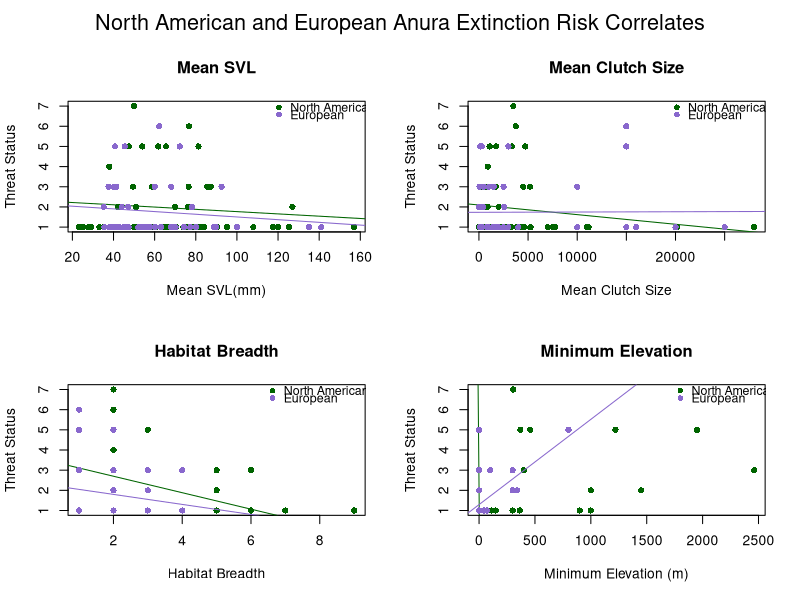
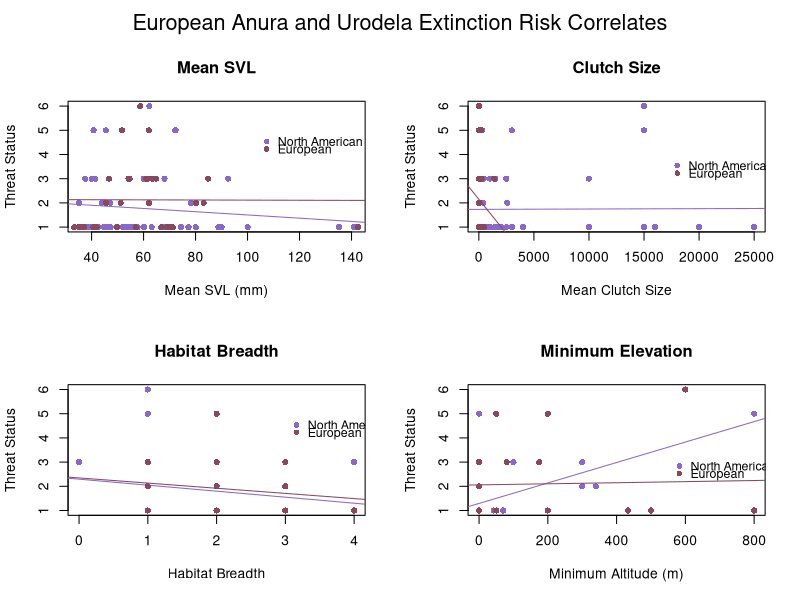
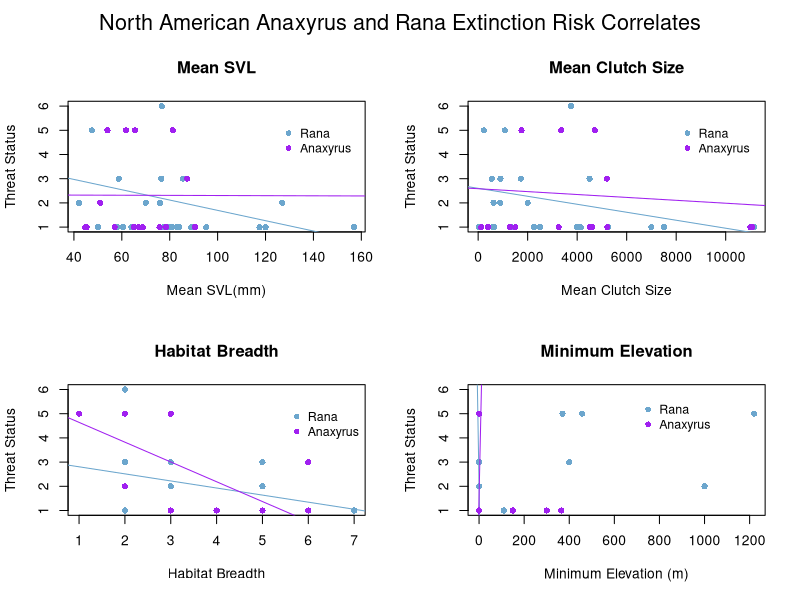

Write the R code that produced these figures, in order. (Note: this script raises an error after producing the figures.)
# ENEC 395 Undergraduate Research 
# Alicia Wood
# 3/20/17
# Correlates of Extinction Risk in European and North American Amphibians



### Setting my working directory to the folder where all of my data and code are stored

setwd('~/Desktop/Extinction-Risk')

library(dplyr)
library(tidyr)



### Reading in raw data files

NAfrogs = read.table("NorthAmericanFrogs.txt", header=T, sep = '\t', quote = "\"")
NApaired = read.table("NorthAmericanFrogsPaired.txt", header=T, sep='\t', quote = "\"")
EuroAmphib = read.table("EuropeanAmphibians.txt", header=T, sep = '\t', quote = "\"", 
                        na.strings = "DD")
Taxonomy = read.table("Taxonomy.txt", header=T, sep = '\t', quote = "\"")



### Simplifying and preparing data for analysis

#Creating Habitat Breadth columns in both datasets
EuroAmphib$Forest <- apply(EuroAmphib[,c(123:131)], 1, sum)
EuroAmphib$Forest[EuroAmphib$Forest > 0] <- 1
EuroAmphib$Savanna <- apply(EuroAmphib[,c(132:133)], 1, sum)
EuroAmphib$Savanna[EuroAmphib$Savanna > 0] <- 1
EuroAmphib$Shrubland <- apply(EuroAmphib[,c(134:141)], 1, sum)
EuroAmphib$Shrubland[EuroAmphib$Shrubland > 0] <- 1
EuroAmphib$Grassland <- apply(EuroAmphib[,c(142:148)], 1, sum)
EuroAmphib$Grassland[EuroAmphib$Grassland > 0] <- 1
EuroAmphib$Wetlands <- apply(EuroAmphib[,c(149:164)], 1, sum)
EuroAmphib$Wetlands[EuroAmphib$Wetlands > 0] <- 1
EuroAmphib$RockyAreas[EuroAmphib$Habitat_RockyAreas_inland_cliffs_moutain_peaks == 1] <- 1
EuroAmphib$RockyAreas[EuroAmphib$Habitat_RockyAreas_inland_cliffs_moutain_peaks == 0] <- 0
EuroAmphib$Caves <- apply(EuroAmphib[,c(166:167)], 1, sum)
EuroAmphib$Caves[EuroAmphib$Caves > 0] <- 1
EuroAmphib$Deserts <- apply(EuroAmphib[,c(168:170)], 1, sum)
EuroAmphib$Deserts[EuroAmphib$Deserts > 0] <- 1
EuroAmphib$ArtificialTerrestrial <- apply(EuroAmphib[,c(171:176)], 1, sum)
EuroAmphib$ArtificialTerrestrial[EuroAmphib$ArtificialTerrestrial > 0] <- 1
EuroAmphib$Other[EuroAmphib$Habitat_Other_dunes == 1] <- 1
EuroAmphib$Other[EuroAmphib$Habitat_Other_dunes == 0] <- 0
EuroAmphib$HabitatBreadth <- apply(EuroAmphib[,c(255:264)], 1, sum)
NAfrogs$HabitatBreadth <- apply(NAfrogs[,c(22:33)], 1, sum)

#Condensing mean max and min Clutch Size into 1 mean Clutch Size column for NA dataset
NAfrogs$ClutchSize <- ifelse(is.na(NAfrogs$MeanClutchSize), ifelse(is.na(NAfrogs$MaxClutchSize), 
                      ifelse(is.na(NAfrogs$MinClutchSize), NA, NAfrogs$MinClutchSize),
                      ifelse(is.na(NAfrogs$MinClutchSize), NAfrogs$MaxClutchSize, 
                      rowMeans(NAfrogs[,c("MinClutchSize", "MaxClutchSize")]))), 
                      NAfrogs$MeanClutchSize)

#Simplifying NAfrogs SVL data into 1 Mean SVL column
NAfrogs$SVLunspecified <- ifelse(is.na(NAfrogs$MeanSVL_Unspecified_mm), 
                                 ifelse(is.na(NAfrogs$MaxSVL_Unspecified_mm),
                                        ifelse(is.na(NAfrogs$MinSVL_Unspecified_mm), NA, 
                                               NAfrogs$MinSVL_Unspecified_mm), 
                                        ifelse(is.na(NAfrogs$MinSVL_Unspecified_mm), 
                                               NAfrogs$MaxSVL_Unspecified_mm, 
                                               rowMeans(NAfrogs[,c("MinSVL_Unspecified_mm", 
                                                                   "MaxSVL_Unspecified_mm")]))), 
                                 NAfrogs$MeanSVL_Unspecified_mm)
NAfrogs$SVLfemale <- ifelse(is.na(NAfrogs$MeanSVL_Female_mm), 
                            ifelse(is.na(NAfrogs$MaxSVL_Female_mm), 
                                   ifelse(is.na(NAfrogs$MinSVL_Female_mm), NA, 
                                          NAfrogs$MinSVL_Female_mm), 
                                   ifelse(is.na(NAfrogs$MinSVL_Female_mm), 
                                          NAfrogs$MaxSVL_Female_mm, 
                                          rowMeans(NAfrogs[,c("MinSVL_Female_mm", 
                                                              "MaxSVL_Female_mm")]))), 
                            NAfrogs$MeanSVL_Female_mm)
NAfrogs$SVLmale <- ifelse(is.na(NAfrogs$MeanSVL_Male_mm), 
                          ifelse(is.na(NAfrogs$MaxSVL_Male_mm), 
                                 ifelse(is.na(NAfrogs$MinSVL_Male_mm), NA, 
                                        NAfrogs$MinSVL_Male_mm), 
                                 ifelse(is.na(NAfrogs$MinSVL_Male_mm), NAfrogs$MaxSVL_Male_mm, 
                                        rowMeans(NAfrogs[,c("MinSVL_Male_mm", 
                                                            "MaxSVL_Male_mm")]))), 
                          NAfrogs$MeanSVL_Male_mm)
NAfrogs$SVLMFmean <- rowMeans(NAfrogs[,c("SVLfemale", "SVLmale")])
NAfrogs$SVL <- ifelse(!is.na(NAfrogs$SVLunspecified) & !is.na(NAfrogs$SVLfemale) & 
                        !is.na(NAfrogs$SVLmale), rowMeans(NAfrogs[,c("SVLunspecified", 
                                                                     "SVLMFmean")]), 
                      ifelse(is.na(NAfrogs$SVLunspecified), 
                             ifelse(is.na(NAfrogs$SVLfemale), 
                                    ifelse(is.na(NAfrogs$SVLmale), NA, NAfrogs$SVLmale), 
                                    ifelse(is.na(NAfrogs$SVLmale), NAfrogs$SVLfemale, 
                                           NAfrogs$SVLMFmean)), NAfrogs$SVLunspecified))



### Organizing Threat Data

# Creating Continuous Threat Status Values in European Dataset
EuroAmphib$threat[EuroAmphib$IUCN_Status_LeastConcern == 1] <- 1
EuroAmphib$threat[EuroAmphib$IUCN_Status_Vulnerable == 1] <- 2
EuroAmphib$threat[EuroAmphib$IUCN_Status_NearThreatened == 1] <- 3
EuroAmphib$threat[EuroAmphib$IUCN_Status_Endangered == 1] <- 5
EuroAmphib$threat[EuroAmphib$IUCN_Status_CriticallyEndangered == 1] <- 6
# Creating Threat status ordinal values
threat = data.frame(IUCN_Threat_Status = c('LC', 'VU', 'NT', 'TH', 'EN', 'CR', 'EW'),
                    threat = 1:7)



### Joining in taxonomy and threat datasets

NAfrogs <- merge(NAfrogs, Taxonomy, by = "SpeciesName") %>% left_join(threat)
EuroAmphib <- merge(EuroAmphib, Taxonomy, by = "SpeciesName")



### Dividing European dataset into Anura and Urodela order datasets

Efrogs <- EuroAmphib[EuroAmphib$Order == 'Anura',]
Esalamanders <- EuroAmphib[EuroAmphib$Order == 'Urodela',]



##### Plots and Linear Models

opar <- par()

## North American and European Anura Comparison
par(mfrow=c(2,2), oma = c(0,0,2,0))
# SVL
plot(NAfrogs$SVL, NAfrogs$threat, xlab = "Mean SVL(mm)", ylab = "Threat Status", 
     main = "Mean SVL", col = "darkgreen", pch = 16)
lm_svl_na = lm(NAfrogs$threat ~ NAfrogs$SVL)
abline(lm_svl_na, col = "darkgreen")
summary(lm_svl_na)
points(Efrogs$SVL_Unspecified_mm, Efrogs$threat, xlab = "Mean SVL (mm)", ylab = "Threat Status", 
       col = "mediumpurple3", pch = 16)
lm_svl_e = lm(Efrogs$threat ~ Efrogs$SVL_Unspecified_mm)
abline(lm_svl_e, col = "mediumpurple3")
summary(lm_svl_e)
legend(115,7.5, c("North American", "European"), pch = 16, 
       col = c("darkgreen", "mediumpurple3"), cex = 0.9, bty = "n", y.intersp = 0.5)
# Clutch Size
plot(NAfrogs$ClutchSize, NAfrogs$threat, xlab = "Mean Clutch Size", ylab = "Threat Status", 
     main = "Mean Clutch Size", col = "darkgreen", pch = 16)
lm_cs_na = lm(NAfrogs$threat ~ NAfrogs$ClutchSize)
abline(lm_cs_na, col = "darkgreen")
summary(lm_cs_na)
points(Efrogs$Number_of_eggs_or_offspring, Efrogs$threat, xlab = "Mean Clutch Size", 
       ylab = "Threat Status", col = "mediumpurple3", pch = 16)
lm_cs_e = lm(Efrogs$threat ~ Efrogs$Number_of_eggs_or_offspring)
abline(lm_cs_e, col = "mediumpurple3")
summary(lm_cs_e)
legend(19000,7.5, c("North American", "European"), pch = 16, 
       col = c("darkgreen", "mediumpurple3"), cex = 0.9, bty = "n", y.intersp = 0.5)
# Habitat Breadth
plot(NAfrogs$HabitatBreadth, NAfrogs$threat, xlab = "Habitat Breadth", ylab = "Threat Status", 
     main = "Habitat Breadth", col = "darkgreen", pch = 16)
lm_hb_na = lm(NAfrogs$threat ~ NAfrogs$HabitatBreadth)
abline(lm_hb_na, col = "darkgreen")
summary(lm_hb_na)
points(Efrogs$HabitatBreadth, Efrogs$threat, xlab = "Habitat Breadth", ylab = "Threat Status", 
       col = "mediumpurple3", pch = 16)
lm_hb_e = lm(Efrogs$threat ~ Efrogs$HabitatBreadth)
abline(lm_hb_e, col = "mediumpurple3")
summary(lm_hb_e)
legend(6.3,7.5, c("North American", "European"), pch = 16, 
       col = c("darkgreen", "mediumpurple3"), cex = 0.9, bty = "n", y.intersp = 0.5)
# Minimum Elevation
plot(NAfrogs$MinElevation_m, NAfrogs$threat, xlab = "Minimum Elevation (m)", 
     ylab = "Threat Status", main = "Minimum Elevation", 
     col = "darkgreen", pch = 16)
lm_me_na = lm(NAfrogs$threat ~ NAfrogs$MinElevation_m)
abline(lm_me_na, col = "darkgreen")
summary(lm_me_na)
points(Efrogs$Altitude_min, Efrogs$threat, xlab = "Minimum Altitude (m)", ylab = "Threat Status", 
       col = "mediumpurple3", pch = 16)
lm_me_e = lm(Efrogs$threat ~ Efrogs$Altitude_min)
abline(lm_me_e, col = "mediumpurple3")
summary(lm_me_e)
legend(1700,7.5, c("North American", "European"), pch = 16, 
       col = c("darkgreen", "mediumpurple3"), cex = 0.9, bty = "n", y.intersp = 0.5)
mtext("North American and European Anura Extinction Risk Correlates", outer = TRUE, cex = 1.3)

# Multi-Variable Linear Model North American Frogs
Multi_lm_na = lm(NAfrogs$threat ~ NAfrogs$SVL + NAfrogs$ClutchSize + NAfrogs$HabitatBreadth + 
                   NAfrogs$MinElevation_m)
summary(Multi_lm_na)
# Multi-Variable Linear Model European Frogs
Multi_lm_e = lm(Efrogs$threat ~ Efrogs$SVL_Unspecified_mm + Efrogs$Number_of_eggs_or_offspring + 
                  Efrogs$HabitatBreadth + Efrogs$Altitude_min)
summary(Multi_lm_e)

## European Anura and Urodela Comparison
par(mfrow=c(2,2), oma = c(0,0,2,0))
# SVL
plot(Efrogs$SVL_Unspecified_mm, Efrogs$threat, xlab = "Mean SVL (mm)", ylab = "Threat Status", 
     col = "mediumpurple3", main = "Mean SVL", pch = 16)
lm_svl_f = lm(Efrogs$threat ~ Efrogs$SVL_Unspecified_mm)
abline(lm_svl_f, col = "mediumpurple3")
summary(lm_svl_f)
points(Esalamanders$SVL_Unspecified_mm, Esalamanders$threat, xlab = "Mean SVL (mm)", 
       ylab = "Threat Status", col = "palevioletred4", pch = 16)
lm_svl_s = lm(Esalamanders$threat ~ Esalamanders$SVL_Unspecified_mm)
abline(lm_svl_s, col = "palevioletred4")
summary(lm_svl_s)
legend(103,5, c("North American", "European"), pch = 16, 
       col = c("mediumpurple3", "palevioletred4"), cex = 0.9, bty = "n", y.intersp = 0.5)
# Clutch Size
plot(Efrogs$Number_of_eggs_or_offspring, Efrogs$threat, xlab = "Mean Clutch Size", 
     ylab = "Threat Status", col = "mediumpurple3", 
     main = "Clutch Size", pch = 16)
lm_cs_f = lm(Efrogs$threat ~ Efrogs$Number_of_eggs_or_offspring)
abline(lm_cs_f, col = "mediumpurple3")
summary(lm_cs_f)
points(Esalamanders$Number_of_eggs_or_offspring, Esalamanders$threat, xlab = "Mean Clutch Size", 
       ylab = "Threat Status", col = "palevioletred4", pch = 16)
lm_cs_s = lm(Esalamanders$threat ~ Esalamanders$Number_of_eggs_or_offspring)
abline(lm_cs_s, col = "palevioletred4")
summary(lm_cs_s)
legend(17000,4, c("North American", "European"), pch = 16, 
       col = c("mediumpurple3", "palevioletred4"), cex = 0.9, bty = "n", y.intersp = 0.5)
# Habitat Breadth
plot(Efrogs$HabitatBreadth, Efrogs$threat, xlab = "Habitat Breadth", 
     ylab = "Threat Status", col = "mediumpurple3", 
     main = "Habitat Breadth", pch = 16)
lm_hb_f = lm(Efrogs$threat ~ Efrogs$HabitatBreadth)
abline(lm_hb_f, col = "mediumpurple3")
summary(lm_hb_f)
points(Esalamanders$HabitatBreadth, Esalamanders$threat, xlab = "Habitat Breadth", 
       ylab = "Threat Status", col = "palevioletred4", pch = 16)
lm_hb_s = lm(Esalamanders$threat ~ Esalamanders$HabitatBreadth)
abline(lm_hb_s, col = "palevioletred4")
summary(lm_hb_s)
legend(3,5, c("North American", "European"), pch = 16, 
       col = c("mediumpurple3", "palevioletred4"), cex = 0.9, bty = "n", y.intersp = 0.5)
# Minimum Elevation
plot(Efrogs$Altitude_min, Efrogs$threat, xlab = "Minimum Altitude (m)", 
     ylab = "Threat Status", col = "mediumpurple3", 
     main = "Minimum Elevation", pch = 16)
lm_me_f = lm(Efrogs$threat ~ Efrogs$Altitude_min)
abline(lm_me_f, col = "mediumpurple3")
summary(lm_me_f)
points(Esalamanders$Altitude_min, Esalamanders$threat, xlab = "Minimum Altitude (m)", 
       ylab = "Threat Status", col = "palevioletred4", pch = 16)
lm_me_s = lm(Esalamanders$threat ~ Esalamanders$Altitude_min)
abline(lm_me_s, col = "palevioletred4")
summary(lm_me_s)
legend(550,3.3, c("North American", "European"), pch = 16, 
       col = c("mediumpurple3", "palevioletred4"), cex = 0.9, bty = "n", y.intersp = 0.5)
mtext("European Anura and Urodela Extinction Risk Correlates", outer = TRUE, cex = 1.3)

# Multi-Variable Linear Model European Frogs
Multi_lm_e = lm(Efrogs$threat ~ Efrogs$SVL_Unspecified_mm + 
                  Efrogs$Number_of_eggs_or_offspring + 
                  Efrogs$HabitatBreadth + Efrogs$Altitude_min)
summary(Multi_lm_e)
# Multi-Variable Linear Model European Frogs
Multi_lm_s = lm(Esalamanders$threat ~ Esalamanders$SVL_Unspecified_mm + 
                  Esalamanders$Number_of_eggs_or_offspring + Esalamanders$HabitatBreadth + 
                  Esalamanders$Altitude_min)
summary(Multi_lm_s)

## North American Anaxyrus and Rana Analyses
Rana = NAfrogs[NAfrogs$Genus == 'Rana',]
Anaxyrus = NAfrogs[NAfrogs$Genus == 'Anaxyrus',]
par(mfrow=c(2,2), oma = c(0,0,2,0))
# SVL
plot(Rana$SVL, Rana$threat, xlab = "Mean SVL(mm)", ylab = "Threat Status", 
     main = "Mean SVL", col = "skyblue3", pch = 16)
lm_svl_r = lm(Rana$threat ~ Rana$SVL)
abline(lm_svl_r, col = "skyblue3")
summary(lm_svl_r)
points(Anaxyrus$SVL, Anaxyrus$threat, xlab = "Mean SVL(mm)", ylab = "Threat Status", 
       col = "purple", pch = 16)
lm_svl_a = lm(Anaxyrus$threat ~ Anaxyrus$SVL)
abline(lm_svl_a, col = "purple")
summary(lm_svl_a)
legend(125,5.5, c("Rana", "Anaxyrus"), pch = 16, 
       col = c("skyblue3", "purple"), cex = 0.9, bty = "n")
# Clutch Size
plot(Rana$ClutchSize, Rana$threat, xlab = "Mean Clutch Size", ylab = "Threat Status", 
     main = "Mean Clutch Size", 
     col = "skyblue3", pch = 16)
lm_cs_r = lm(Rana$threat ~ Rana$ClutchSize)
abline(lm_cs_r, col = "skyblue3")
summary(lm_cs_r)
points(Anaxyrus$ClutchSize, Anaxyrus$threat, xlab = "Mean Clutch Size", ylab = "Threat Status", 
       col = "purple", pch = 16)
lm_cs_a = lm(Anaxyrus$threat ~ Anaxyrus$ClutchSize)
abline(lm_cs_a, col = "purple")
summary(lm_cs_a)
legend(8000,5.5, c("Rana", "Anaxyrus"), pch = 16, 
       col = c("skyblue3", "purple"), cex = 0.9, bty = "n")
# Habitat Breadth
plot(Rana$HabitatBreadth, Rana$threat, xlab = "Habitat Breadth", ylab = "Threat Status", 
     main = "Habitat Breadth", 
     col = "skyblue3", pch = 16)
lm_hb_r = lm(Rana$threat ~ Rana$HabitatBreadth)
abline(lm_hb_r, col = "skyblue3")
summary(lm_hb_r)
points(Anaxyrus$HabitatBreadth, Anaxyrus$threat, xlab = "Habitat Breadth", 
       ylab = "Threat Status", col = "purple", pch = 16)
lm_hb_a = lm(Anaxyrus$threat ~ Anaxyrus$HabitatBreadth)
abline(lm_hb_a, col = "purple")
summary(lm_hb_a)
legend(5.5,5.5, c("Rana", "Anaxyrus"), pch = 16, 
       col = c("skyblue3", "purple"), cex = 0.9, bty = "n")
# Minimum Elevation
plot(Rana$MinElevation_m, Rana$threat, xlab = "Minimum Elevation (m)", ylab = "Threat Status", 
     main = "Minimum Elevation", 
     col = "skyblue3", pch = 16)
lm_me_r = lm(Rana$threat ~ Rana$MinElevation_m)
abline(lm_me_r, col = "skyblue3")
summary(lm_me_r)
points(Anaxyrus$MinElevation_m, Anaxyrus$threat, xlab = "Minimum Elevation (m)", 
       ylab = "Threat Status", col = "purple", pch = 16)
lm_me_a = lm(Anaxyrus$threat ~ Anaxyrus$MinElevation_m)
abline(lm_me_a, col = "purple")
summary(lm_me_a)
legend(700,5.8, c("Rana", "Anaxyrus"), pch = 16, 
       col = c("skyblue3", "purple"), cex = 0.9, bty = "n")
mtext("North American Anaxyrus and Rana Extinction Risk Correlates", outer = TRUE, cex = 1.3)

# Multi-Variable Linear Model North American Rana
Multi_lm_r = lm(Rana$threat ~ Rana$SVL + Rana$ClutchSize + Rana$HabitatBreadth + 
                  Rana$MinElevation_m)
summary(Multi_lm_r)
# Multi-Variable Linear Model North American Anaxyrus
Multi_lm_a = lm(Anaxyrus$threat ~ Anaxyrus$SVL + Anaxyrus$ClutchSize + 
                  Anaxyrus$HabitatBreadth + Anaxyrus$MinElevation_m)
summary(Multi_lm_a)

par(opar)

#### Paired Analysis

#preparing the paired dataset
NApaired$HabitatBreadth1 <- apply(NApaired[,c(24:35)], 1, sum)
NApaired$HabitatBreadth2 <- apply(NApaired[,c(63:74)], 1, sum)

NApaired$ClutchSize1 <- ifelse(is.na(NApaired$MeanClutchSize1), 
                               ifelse(is.na(NApaired$MaxClutchSize1), 
                                      ifelse(is.na(NApaired$MinClutchSize1), NA, 
                                             NApaired$MinClutchSize1), 
                                      ifelse(is.na(NApaired$MinClutchSize1), 
                                             NApaired$MaxClutchSize1, 
                                             rowMeans(NApaired[,c("MinClutchSize1", 
                                                                  "MaxClutchSize1")]))), 
                               NApaired$MeanClutchSize1)
NApaired$ClutchSize2 <- ifelse(is.na(NApaired$MeanClutchSize2), 
                               ifelse(is.na(NApaired$MaxClutchSize2), 
                                      ifelse(is.na(NApaired$MinClutchSize2), NA, 
                                             NApaired$MinClutchSize2), 
                                      ifelse(is.na(NApaired$MinClutchSize2), 
                                             NApaired$MaxClutchSize2, 
                                             rowMeans(NApaired[,c("MinClutchSize2", 
                                                                  "MaxClutchSize2")]))), 
                               NApaired$MeanClutchSize2)

NApaired$SVLunspecified1 <- ifelse(is.na(NApaired$MeanSVL_Unspecified_mm1), 
                                   ifelse(is.na(NApaired$MaxSVL_Unspecified_mm1), 
                                          ifelse(is.na(NApaired$MinSVL_Unspecified_mm1), NA, 
                                                 NApaired$MinSVL_Unspecified_mm1), 
                                          ifelse(is.na(NApaired$MinSVL_Unspecified_mm1), 
                                                 NApaired$MaxSVL_Unspecified_mm1, 
                                                 rowMeans(NApaired[,c("MinSVL_Unspecified_mm1", 
                                                                      "MaxSVL_Unspecified_mm1")]))), 
                                   NApaired$MeanSVL_Unspecified_mm1)
NApaired$SVLfemale1 <- ifelse(is.na(NApaired$MeanSVL_Female_mm1), 
                              ifelse(is.na(NApaired$MaxSVL_Female_mm1), 
                                     ifelse(is.na(NApaired$MinSVL_Female_mm1), NA, 
                                            NApaired$MinSVL_Female_mm1), 
                                     ifelse(is.na(NApaired$MinSVL_Female_mm1), 
                                            NApaired$MaxSVL_Female_mm1, 
                                            rowMeans(NApaired[,c("MinSVL_Female_mm1", 
                                                                 "MaxSVL_Female_mm1")]))), 
                              NApaired$MeanSVL_Female_mm1)
NApaired$SVLmale1 <- ifelse(is.na(NApaired$MeanSVL_Male_mm1), 
                            ifelse(is.na(NApaired$MaxSVL_Male_mm1), 
                                   ifelse(is.na(NApaired$MinSVL_Male_mm1), NA, 
                                          NApaired$MinSVL_Male_mm1), 
                                   ifelse(is.na(NApaired$MinSVL_Male_mm1), 
                                          NApaired$MaxSVL_Male_mm1, 
                                          rowMeans(NApaired[,c("MinSVL_Male_mm1", 
                                                               "MaxSVL_Male_mm1")]))), 
                            NApaired$MeanSVL_Male_mm1)
NApaired$SVLMFmean1 <- rowMeans(NApaired[,c("SVLfemale1", "SVLmale1")])
NApaired$SVL1 <- ifelse(!is.na(NApaired$SVLunspecified1) & !is.na(NApaired$SVLfemale1) & 
                          !is.na(NApaired$SVLmale1),
                        rowMeans(NApaired[,c("SVLunspecified1", "SVLMFmean1")]), 
                        ifelse(is.na(NApaired$SVLunspecified1), 
                               ifelse(is.na(NApaired$SVLfemale1), 
                                      ifelse(is.na(NApaired$SVLmale1), NA, 
                                             NApaired$SVLmale1), 
                                      ifelse(is.na(NApaired$SVLmale1), 
                                             NApaired$SVLfemale1, NApaired$SVLMFmean1)), 
                               NApaired$SVLunspecified1))
NApaired$SVLunspecified2 <- ifelse(is.na(NApaired$MeanSVL_Unspecified_mm2), 
                                   ifelse(is.na(NApaired$MaxSVL_Unspecified_mm2), 
                                          ifelse(is.na(NApaired$MinSVL_Unspecified_mm2), NA, 
                                                 NApaired$MinSVL_Unspecified_mm2), 
                                          ifelse(is.na(NApaired$MinSVL_Unspecified_mm2), 
                                                 NApaired$MaxSVL_Unspecified_mm2, 
                                                 rowMeans(NApaired[,c("MinSVL_Unspecified_mm2", 
                                                                      "MaxSVL_Unspecified_mm2")]))), 
                                   NApaired$MeanSVL_Unspecified_mm2)
NApaired$SVLfemale2 <- ifelse(is.na(NApaired$MeanSVL_Female_mm2), 
                              ifelse(is.na(NApaired$MaxSVL_Female_mm2), 
                                     ifelse(is.na(NApaired$MinSVL_Female_mm2), NA, 
                                            NApaired$MinSVL_Female_mm2), 
                                     ifelse(is.na(NApaired$MinSVL_Female_mm2), 
                                            NApaired$MaxSVL_Female_mm2, 
                                            rowMeans(NApaired[,c("MinSVL_Female_mm2", 
                                                                 "MaxSVL_Female_mm2")]))), 
                              NApaired$MeanSVL_Female_mm2)
NApaired$SVLmale2 <- ifelse(is.na(NApaired$MeanSVL_Male_mm2), 
                            ifelse(is.na(NApaired$MaxSVL_Male_mm2), 
                                   ifelse(is.na(NApaired$MinSVL_Male_mm2), NA, 
                                          NApaired$MinSVL_Male_mm2), 
                                   ifelse(is.na(NApaired$MinSVL_Male_mm2), 
                                          NApaired$MaxSVL_Male_mm2, 
                                          rowMeans(NApaired[,c("MinSVL_Male_mm2", 
                                                               "MaxSVL_Male_mm2")]))), 
                            NApaired$MeanSVL_Male_mm2)
NApaired$SVLMFmean2 <- rowMeans(NApaired[,c("SVLfemale2", "SVLmale2")])
NApaired$SVL2 <- ifelse(!is.na(NApaired$SVLunspecified2) & !is.na(NApaired$SVLfemale2) & 
                          !is.na(NApaired$SVLmale2), 
                        rowMeans(NApaired[,c("SVLunspecified2", "SVLMFmean2")]), 
                        ifelse(is.na(NApaired$SVLunspecified2), 
                               ifelse(is.na(NApaired$SVLfemale2), 
                                      ifelse(is.na(NApaired$SVLmale2), NA, 
                                             NApaired$SVLmale2), 
                                      ifelse(is.na(NApaired$SVLmale2), NApaired$SVLfemale2, 
                                             NApaired$SVLMFmean2)), NApaired$SVLunspecified2))

## Wilcoxon Tests
wilcox.test(NApaired$SVL1, NApaired$SVL2, paired = TRUE)
wilcox.test(NApaired$ClutchSize1, NApaired$ClutchSize2, paired = TRUE)
wilcox.test(NApaired$HabitatBreadth1, NApaired$HabitatBreadth2, paired = TRUE)
wilcox.test(NApaired$MinElevation_m1, NApaired$MinElevation_m2, paired = TRUE)



### Diet
diet = data.frame(diet = c('Ins', 'Mol', 'Can'), dietid = 1:3)

NAthreatgroups <- group_by(NAfrogs, threat) %>%
  summarise(Ins = sum(Insectivorous, na.rm = TRUE), 
            Mol = sum(Moluscivorous, na.rm = TRUE), 
            Can = sum(Cannibalism, na.rm = TRUE)) %>%
  gather(key = diet, value = n, Ins:Can) %>%
  left_join(diet) %>% data.frame()
plot(NAthreatgroups$dietid, NAthreatgroups$threat, pch = 16, 
     cex = NAthreatgroups$n/8, col = "darkgreen")
